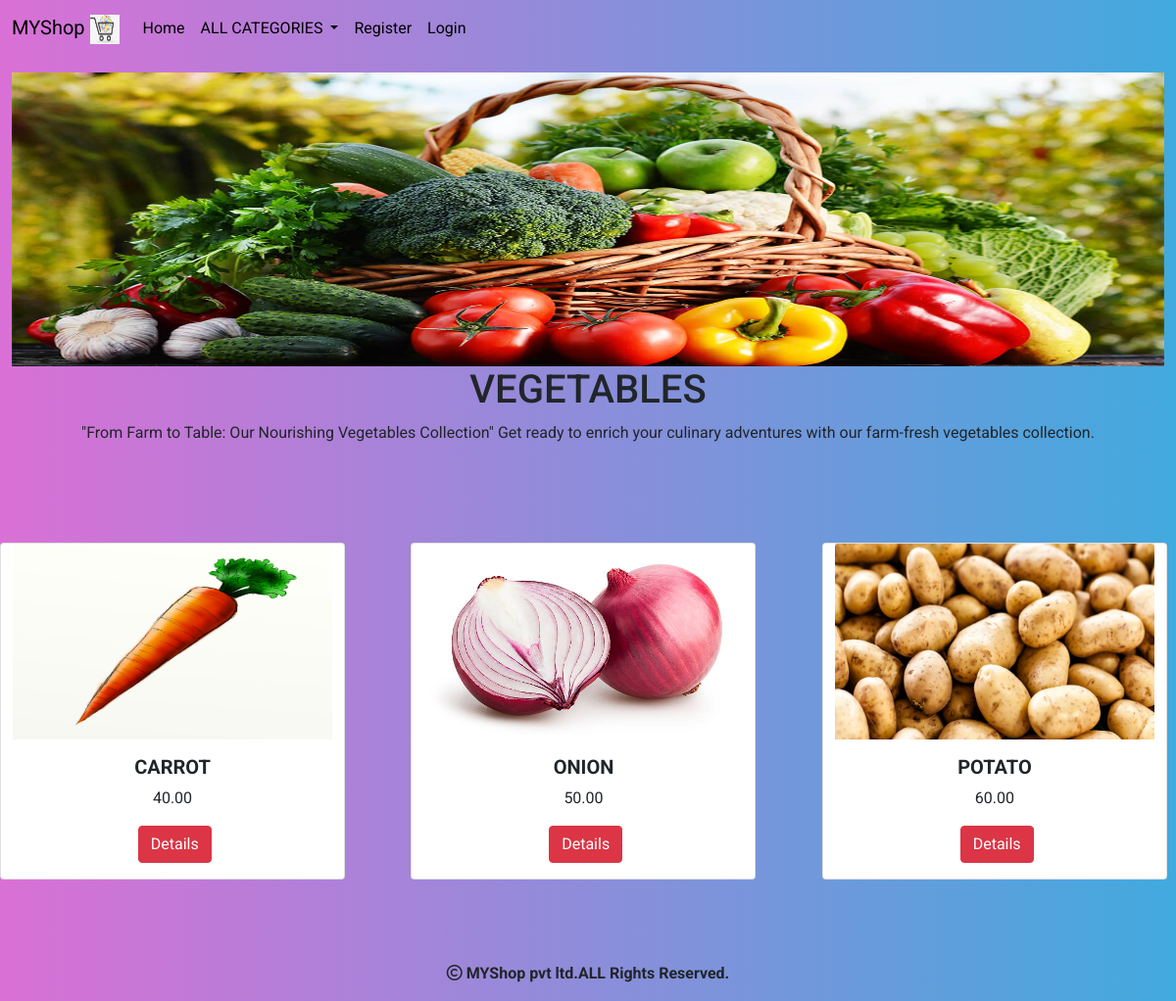
Screenshot of /allproducts/VEGETABLES with the database file from the repository.
### shop/models.py (models this page shows, shortened)
class Category(models.Model):
    name=models.CharField(max_length=20)
    desc=models.TextField()
    image=models.ImageField(upload_to='shop/categories',blank=True,null=True)

class Product(models.Model):
    name=models.CharField(max_length=20)
    desc=models.TextField()
    image=models.ImageField(upload_to='shop/products',blank=True,null=True)
    price=models.DecimalField(max_digits=10,decimal_places=2)
    category=models.ForeignKey(Category,on_delete=models.CASCADE)
    stock=models.IntegerField()
    available=models.BooleanField(default=True)
    created=models.DateTimeField(auto_now_add=True)
    updated=models.DateTimeField(auto_now=True)

### shop/views.py (the view)
# urls.py: path('allproducts/<p>',views.allproducts,name="allproducts"),
def allproducts(request,p):
    c=Category.objects.get(name=p)
    p=Product.objects.filter(category=c)
    return render(request,'product.html',{'c':c,'p':p})

### cart/context_processors.py (called while the page is built)
def productcount(request):
    item_count=0
    if request.user.is_authenticated:
       u=request.user
    try:
        cart=Cart.objects.filter(user=u)
        for i in cart:
            item_count=item_count+i.quantity
    except:
        item_count=0
    return {'count':item_count}

### shop/context_processors.py (called while the page is built)
def menu_links(request):
    c=Category.objects.all()
    return{'links':c}

### templates/product.html
{% extends 'base.html' %}
{% load static %}
{% block content %}
<div class="container-fluid mt-3" style="margin-bottom:100px;">
<img height="300px" width="100%" src="{{c.image.url}}">
<center><h1>{{c.name}}</h1>
    <p>{{c.desc}}</p>
</center>
</div>
<div class="container-fluid mt-3" style="margin-bottom:100px;">
<div class="row">
   {% for i in p %}
<div class="card bg-body" style="width: 22rem;">
  <img height="200px" width="200px" src="{{i.image.url}}" class="card-img-top" alt="...">
  <div class="card-body bg-body">
    <h5 class="card-title text-center"><b>{{i.name}}</b></h5>
    <p class="card-text text-center">{{i.price}}</p>
    <a href="{% url 'shop:details' i.name%}" class="btn btn-danger" style="position:relative;left:38%;">Details</a>
  </div>
</div>&nbsp;&nbsp;&nbsp;&nbsp;&nbsp;&nbsp;&nbsp;&nbsp;&nbsp;&nbsp;&nbsp;&nbsp;&nbsp;&nbsp;&nbsp;&nbsp;&nbsp;
    {% endfor %}
</div>
</div>
{% endblock %}

### templates/base.html (shortened to what this page needs)
<!DOCTYPE html>
{% load static %}
<html lang="en">
<head>
  <link href="https://cdn.jsdelivr.net/npm/bootstrap@5.0.2/dist/css/bootstrap.min.css" rel="stylesheet">
<link rel="stylesheet" href="{% static 'css/m.css' %}">
<link rel="stylesheet" href="https://cdnjs.cloudflare.com/ajax/libs/font-awesome/6.5.1/css/all.min.css" />
</head>
<body>
<header>
  <nav class="navbar navbar-expand-lg navbar-light bg-mint blue">
  <div class="container-fluid">
    <a class="navbar-brand" href="#">MYShop  <img height="30px" width="30px" src="{% static 'images/logo.jpg' %}"></a>
    <div class="collapse navbar-collapse" id="navbarSupportedContent">
      <ul class="navbar-nav me-auto mb-2 mb-lg-0">
        <li class="nav-item">
          <a class="nav-link" aria-current="page" href="{% url 'shop:allcat' %}">Home</a>
        </li>
        <li class="nav-item dropdown">
          <a class="nav-link dropdown-toggle" href="#" id="navbarDropdown" role="button" data-bs-toggle="dropdown" aria-expanded="false">
            ALL CATEGORIES
          </a>
        </li>
         {% if user.is_authenticated %}
         {% if user.is_superuser == False %}
         <li class="nav-item">
          <a class="nav-link" href="{% url 'cart:cartview' %}"><i class="fa-solid fa-cart-shopping">&nbsp;<sup>{{count}}</sup></i></a>
        </li>
         <li class="nav-item">
          <a class="nav-link" aria-current="page" href="{% url 'cart:orderview' %}">My Orders</a>
        </li>
        {% endif %}
        <li class="nav-item">
          <a class="nav-link" aria-current="page" href="{% url 'shop:logout' %}">Logout</a>
        </li>
      </ul>
            <form class="d-flex" method="post" action="{% url 'search:search' %}">
              {% csrf_token %}
              <input class="form-control me-2" type="search" name="q" placeholder="Search" aria-label="Search">
              <button class="btn btn-outline-dark" type="submit">Search</button>
            </form>
        {% else %}
        <li class="nav-item">
          <a class="nav-link" href="{% url 'shop:register' %}">Register</a>
        </li>
        <li class="nav-item">
          <a class="nav-link" href="{% url 'shop:login' %}">Login</a>
        </li>
      {% endif %}
    </div>
  </div>
</nav>
</header>
{% block content %}
{% endblock %}
<footer>
  <div class="footer">
    <p> <i class="fa-regular fa-copyright"></i> MYShop pvt ltd.ALL Rights Reserved.</p>
  </div>
</footer>
</body>
</html>

### static/css/m.css (style rules this page uses)
body { background:linear-gradient(to right,orchid, #41aade); font-family: 'Roboto', sans-serif; }
.navbar-light .navbar-nav .nav-link { color:black; }
.footer { height:40px; width:100%; background:linear-gradient(to right,orchid, #41aade); position:fixed; bottom:0; left:0; text-align:center; font-weight:bold; }
.navbar-light .navbar-brand { color:black ; }

### rows the page displays
Category: image (picture), name "VEGETABLES", desc "\"From Farm to Table: Our Nourishing Vegetables Collection\" Get ready to enrich your culinary adventures with our farm-fresh vegetables collection."
Product: image (picture), name "CARROT", price "40.00"
Product: image (picture), name "ONION", price "50.00"
Product: image (picture), name "POTATO", price "60.00"
